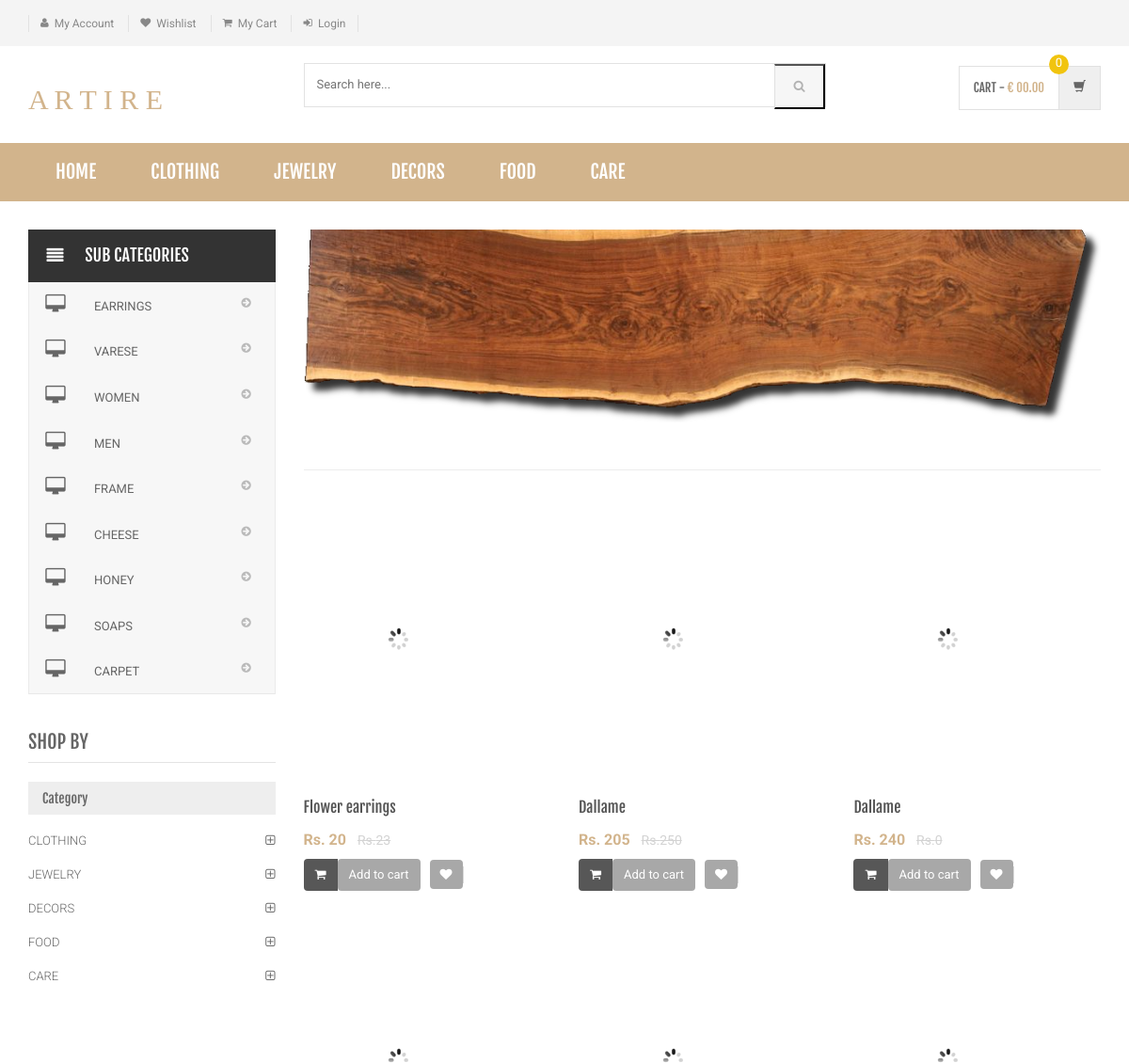
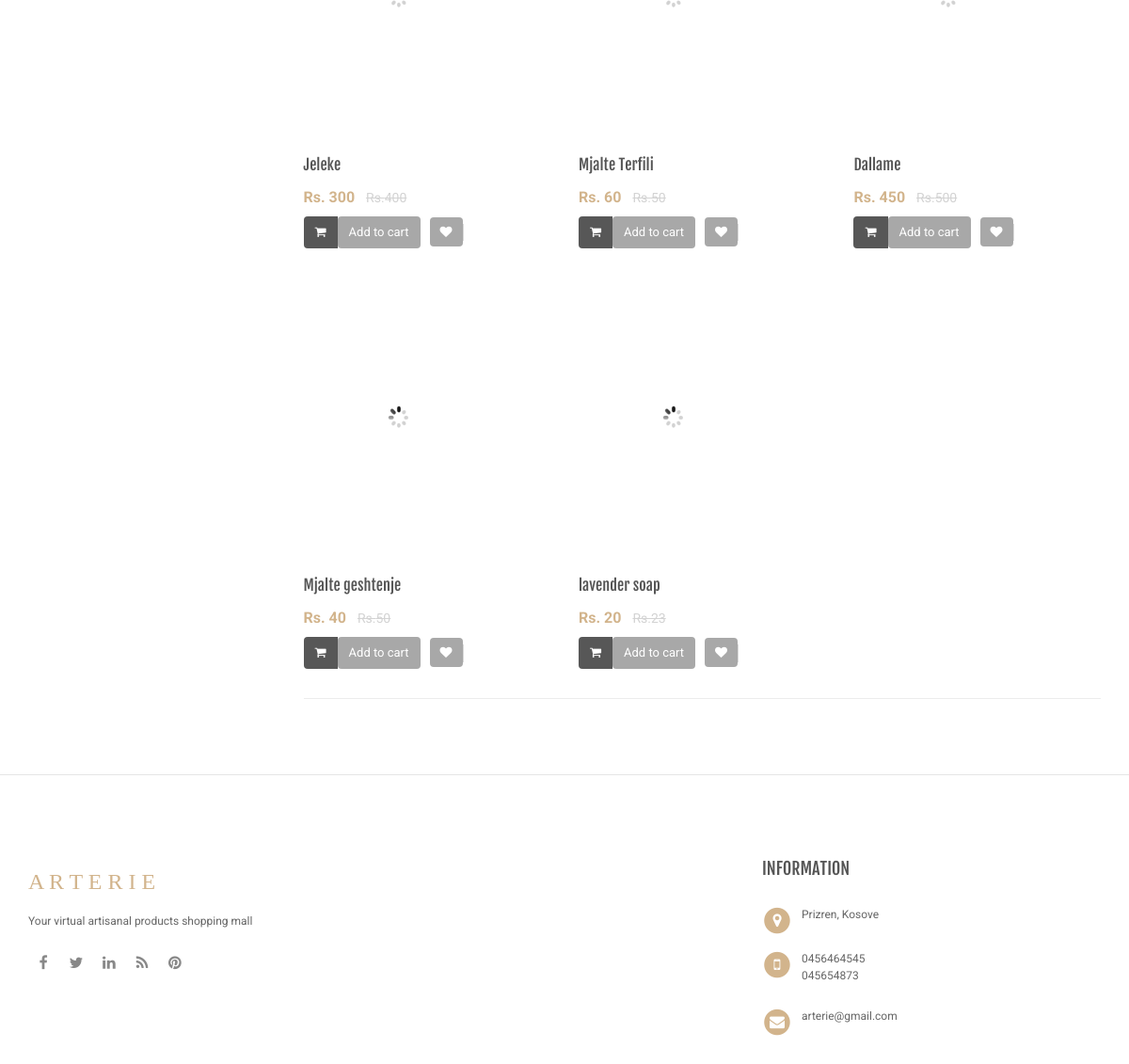
Screenshot of /search-result.php with the database file from the repository (2 pictures, top to bottom).
### tables this page shows
CREATE TABLE IF NOT EXISTS `category` (
  `id` int(11) NOT NULL AUTO_INCREMENT,
  `categoryName` varchar(255) DEFAULT NULL,
  `categoryDescription` longtext,
  `creationDate` timestamp NOT NULL DEFAULT CURRENT_TIMESTAMP,
  `updationDate` varchar(255) DEFAULT NULL,
  PRIMARY KEY (`id`)
);

CREATE TABLE IF NOT EXISTS `subcategory` (
  `id` int(11) NOT NULL AUTO_INCREMENT,
  `categoryid` int(11) DEFAULT NULL,
  `subcategory` varchar(255) DEFAULT NULL,
  `creationDate` timestamp NULL DEFAULT CURRENT_TIMESTAMP,
  `updationDate` varchar(255) DEFAULT NULL,
  PRIMARY KEY (`id`),
  KEY `categoryid` (`categoryid`)
);

CREATE TABLE IF NOT EXISTS `products` (
  `id` int(11) NOT NULL AUTO_INCREMENT,
  `category` int(11) NOT NULL,
  `subCategory` int(11) DEFAULT NULL,
  `productName` varchar(255) DEFAULT NULL,
  `productCompany` varchar(255) DEFAULT NULL,
  `productPrice` int(11) DEFAULT NULL,
  `productPriceBeforeDiscount` int(11) DEFAULT NULL,
  `productDescription` longtext,
  `productImage1` varchar(255) DEFAULT NULL,
  `productImage2` varchar(255) DEFAULT NULL,
  `productImage3` varchar(255) DEFAULT NULL,
  `shippingCharge` int(11) DEFAULT NULL,
  `productAvailability` varchar(255) DEFAULT NULL,
  `postingDate` timestamp NULL DEFAULT CURRENT_TIMESTAMP,
  `updationDate` varchar(255) DEFAULT NULL,
  `seller_id` int(11) DEFAULT NULL,
  PRIMARY KEY (`id`),
  KEY `seller_id` (`seller_id`)
);

### search-result.php (the view, shortened to what this page needs)
<?php
include('includes/config.php');
$find="%{$_POST['product']}%";
?>
<!DOCTYPE html>
<html lang="en">
	<head>
	    <link rel="stylesheet" href="assets/css/bootstrap.min.css">
	    <link rel="stylesheet" href="assets/css/main.css">
	    <link rel="stylesheet" href="assets/css/green.css">
	    <link rel="stylesheet" href="assets/css/owl.carousel.css">
		<link rel="stylesheet" href="assets/css/owl.transitions.css">
		<link href="assets/css/lightbox.css" rel="stylesheet">
		<link rel="stylesheet" href="assets/css/animate.min.css">
		<link rel="stylesheet" href="assets/css/rateit.css">
		<link rel="stylesheet" href="assets/css/bootstrap-select.min.css">
		<link rel="stylesheet" href="assets/css/config.css">
		<link href="assets/css/green.css" rel="alternate stylesheet" title="Green color">
		<link href="assets/css/blue.css" rel="alternate stylesheet" title="Blue color">
		<link href="assets/css/red.css" rel="alternate stylesheet" title="Red color">
		<link href="assets/css/orange.css" rel="alternate stylesheet" title="Orange color">
		<link href="assets/css/dark-green.css" rel="alternate stylesheet" title="Darkgreen color">
		<link rel="stylesheet" href="assets/css/font-awesome.min.css">
	</head>
    <body class="cnt-home">
<header class="header-style-1">
<?php include('includes/top-header.php');?>
<?php include('includes/main-header.php');?>
<?php include('includes/menu-bar.php');?>
</header>
<div class="body-content outer-top-xs">
	<div class='container'>
		<div class='row outer-bottom-sm'>
			<div class='col-md-3 sidebar'>
<div class="side-menu animate-dropdown outer-bottom-xs">
<div class="side-menu animate-dropdown outer-bottom-xs">
    <div class="head"><i class="icon fa fa-align-justify fa-fw"></i>Sub Categories</div>
    <nav class="yamm megamenu-horizontal" role="navigation">
        <ul class="nav">
            <li class="dropdown menu-item">
              <?php $sql=mysqli_query($con,"select id,subcategory  from subcategory");
while($row=mysqli_fetch_array($sql))
{
    ?>
                <a href="sub-category.php?scid=<?php echo $row['id'];?>" class="dropdown-toggle"><i class="icon fa fa-desktop fa-fw"></i>
                <?php echo $row['subcategory'];?></a>
                <?php }?>
</li>
</ul>
    </nav>
</div>
</div>
	            <div class="sidebar-module-container">
	            	<h3 class="section-title">shop by</h3>
	            	<div class="sidebar-filter">
<div class="sidebar-widget wow fadeInUp outer-bottom-xs ">
	<div class="widget-header m-t-20">
		<h4 class="widget-title">Category</h4>
	</div>
	<div class="sidebar-widget-body m-t-10">
	         <?php $sql=mysqli_query($con,"select id,categoryName  from category");
while($row=mysqli_fetch_array($sql))
{
    ?>
		<div class="accordion">
	    	<div class="accordion-group">
	            <div class="accordion-heading">
	                <a href="category.php?cid=<?php echo $row['id'];?>"  class="accordion-toggle collapsed">
	                   <?php echo $row['categoryName'];?>
	                </a>
	            </div>
	        </div>
	    </div>
	    <?php } ?>
	</div>
</div>
	            	</div>
	            </div>
            </div>
			<div class='col-md-9'>
	<div id="category" class="category-carousel hidden-xs">
		<div class="item">
			<div class="image">
				<img src="assets/images/banners/cat-banner-1.png" alt="" class="img-responsive">
			</div>
		</div>
</div>
				<div class="search-result-container">
					<div id="myTabContent" class="tab-content">
						<div class="tab-pane active " id="grid-container">
							<div class="category-product  inner-top-vs">
								<div class="row">
			<?php
$ret=mysqli_query($con,"select * from products where productName like '$find'");
$num=mysqli_num_rows($ret);
if($num>0)
{
while ($row=mysqli_fetch_array($ret))
{?>
		<div class="col-sm-6 col-md-4 wow fadeInUp">
			<div class="products">
	<div class="product">
		<div class="product-image">
			<div class="image">
				<a href="product-details.php?pid=<?php echo htmlentities($row['id']);?>"><img  src="assets/images/blank.gif" data-echo="admin/productimages/<?php echo htmlentities($row['id']);?>/<?php echo htmlentities($row['productImage1']);?>" alt="" width="200" height="300"></a>
			</div>
		</div>
		<div class="product-info text-left">
			<h3 class="name"><a href="product-details.php?pid=<?php echo htmlentities($row['id']);?>"><?php echo htmlentities($row['productName']);?></a></h3>
			<div class="product-price">
				<span class="price">
					Rs. <?php echo htmlentities($row['productPrice']);?>			</span>
										     <span class="price-before-discount">Rs.<?php echo htmlentities($row['productPriceBeforeDiscount']);?></span>
			</div>
		</div>
					<div class="cart clearfix animate-effect">
				<div class="action">
					<ul class="list-unstyled">
						<li class="add-cart-button btn-group">
					<?php if($row['productAvailability']=='In Stock'){?>
										<button class="btn btn-primary icon" data-toggle="dropdown" type="button">
								<i class="fa fa-shopping-cart"></i>
							</button>
							<a href="category.php?page=product&action=add&id=<?php echo $row['id']; ?>">
							<button class="btn btn-primary" type="button">Add to cart</button></a>
								<?php } else {?>
							<div class="action" style="color:red">Out of Stock</div>
					<?php } ?>
						</li>
		                <li class="lnk wishlist">
							<a class="add-to-cart" href="category.php?pid=<?php echo htmlentities($row['id'])?>&&action=wishlist" title="Wishlist">
								 <i class="icon fa fa-heart"></i>
							</a>
						</li>
					</ul>
				</div>
			</div>
			</div>
			</div>
		</div>
	  <?php } } else {?>
		<div class="col-sm-6 col-md-4 wow fadeInUp"> <h3>No Product Found</h3>
		</div>
<?php } ?>
										</div>
							</div>
						</div>
				</div>
			</div>
		</div></div>
</div>
</div>
<?php include('includes/footer.php');?>
</body>
</html>

### includes/menu-bar.php (shortened to what this page needs)
<div class="header-nav animate-dropdown">
    <div class="container">
        <div class="yamm navbar navbar-default" role="navigation">
            <div class="nav-bg-class">
                <div class="navbar-collapse collapse" id="mc-horizontal-menu-collapse">
	<div class="nav-outer">
		<ul class="nav navbar-nav">
			<li class="active dropdown yamm-fw">
				<a href="index.php" data-hover="dropdown" class="dropdown-toggle">Home</a>
			</li>
              <?php $sql=mysqli_query($con,"select id,categoryName  from category limit 6");
while($row=mysqli_fetch_array($sql))
{
    ?>
			<li class="dropdown yamm">
				<a href="category.php?cid=<?php echo $row['id'];?>"> <?php echo $row['categoryName'];?></a>
			</li>
			<?php } ?>
		</ul>
		<div class="clearfix"></div>
	</div>
</div>
            </div>
        </div>
    </div>
</div>

### rows the page displays
category: categoryName "CLOTHING"
category: categoryName "JEWELRY"
category: categoryName "DECORS"
category: categoryName "FOOD"
category: categoryName "CARE"
subcategory: subcategory "EARRINGS"
subcategory: subcategory "VARESE"
subcategory: subcategory "WOMEN"
subcategory: subcategory "MEN"
subcategory: subcategory "FRAME"
subcategory: subcategory "CHEESE"
subcategory: subcategory "HONEY"
subcategory: subcategory "SOAPS"
subcategory: subcategory "CARPET"
products: productName "Flower earrings", productPrice "20", productPriceBeforeDiscount "23"
products: productName "Dallame", productPrice "205", productPriceBeforeDiscount "250"
products: productName "Dallame", productPrice "240", productPriceBeforeDiscount "0"
products: productName "Jeleke", productPrice "300", productPriceBeforeDiscount "400"
products: productName "Mjalte Terfili", productPrice "60", productPriceBeforeDiscount "50"
products: productName "Dallame", productPrice "450", productPriceBeforeDiscount "500"
products: productName "Mjalte geshtenje", productPrice "40", productPriceBeforeDiscount "50"
products: productName "lavender soap", productPrice "20", productPriceBeforeDiscount "23"
